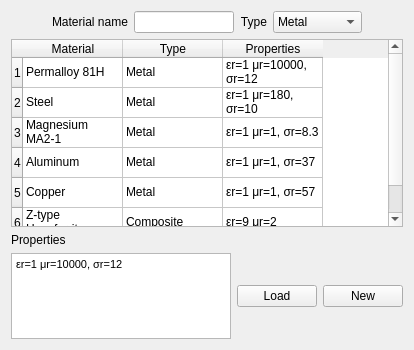
<?xml version="1.0" encoding="UTF-8"?>
<ui version="4.0">
 <class>MatLibForm</class>
 <widget class="QWidget" name="MatLibForm">
  <property name="geometry">
   <rect>
    <x>0</x>
    <y>0</y>
    <width>414</width>
    <height>350</height>
   </rect>
  </property>
  <property name="windowTitle">
   <string>Form</string>
  </property>
  <property name="windowIcon">
   <iconset resource="Resources.qrc">
    <normaloff>:/images/images/db.png</normaloff>:/images/images/db.png</iconset>
  </property>
  <layout class="QVBoxLayout" name="verticalLayout_2">
   <item>
    <layout class="QVBoxLayout" name="verticalLayout">
     <item>
      <layout class="QHBoxLayout" name="horizontalLayout">
       <item>
        <spacer name="horizontalSpacer">
         <property name="orientation">
          <enum>Qt::Horizontal</enum>
         </property>
         <property name="sizeHint" stdset="0">
          <size>
           <width>40</width>
           <height>20</height>
          </size>
         </property>
        </spacer>
       </item>
       <item>
        <widget class="QLabel" name="label">
         <property name="text">
          <string>Material name</string>
         </property>
        </widget>
       </item>
       <item>
        <widget class="QLineEdit" name="mat_name">
         <property name="maximumSize">
          <size>
           <width>100</width>
           <height>16777215</height>
          </size>
         </property>
         <property name="text">
          <string/>
         </property>
         <property name="alignment">
          <set>Qt::AlignRight|Qt::AlignTrailing|Qt::AlignVCenter</set>
         </property>
        </widget>
       </item>
       <item>
        <widget class="QLabel" name="label_2">
         <property name="text">
          <string>Type</string>
         </property>
         <property name="alignment">
          <set>Qt::AlignRight|Qt::AlignTrailing|Qt::AlignVCenter</set>
         </property>
        </widget>
       </item>
       <item>
        <widget class="QComboBox" name="comboBox">
         <item>
          <property name="text">
           <string>Metal</string>
          </property>
         </item>
         <item>
          <property name="text">
           <string>Composite</string>
          </property>
         </item>
        </widget>
       </item>
       <item>
        <spacer name="horizontalSpacer_2">
         <property name="orientation">
          <enum>Qt::Horizontal</enum>
         </property>
         <property name="sizeHint" stdset="0">
          <size>
           <width>40</width>
           <height>20</height>
          </size>
         </property>
        </spacer>
       </item>
      </layout>
     </item>
     <item>
      <widget class="QTableWidget" name="tableWidget">
       <row>
        <property name="text">
         <string>1</string>
        </property>
       </row>
       <row>
        <property name="text">
         <string>2</string>
        </property>
       </row>
       <row>
        <property name="text">
         <string>3</string>
        </property>
       </row>
       <row>
        <property name="text">
         <string>4</string>
        </property>
       </row>
       <row>
        <property name="text">
         <string>5</string>
        </property>
       </row>
       <row>
        <property name="text">
         <string>6</string>
        </property>
       </row>
       <column>
        <property name="text">
         <string>Material</string>
        </property>
       </column>
       <column>
        <property name="text">
         <string>Type</string>
        </property>
       </column>
       <column>
        <property name="text">
         <string>Properties</string>
        </property>
       </column>
       <item row="0" column="0">
        <property name="text">
         <string>Permalloy 81H</string>
        </property>
       </item>
       <item row="0" column="1">
        <property name="text">
         <string>Metal</string>
        </property>
       </item>
       <item row="0" column="2">
        <property name="text">
         <string>εr=1 μr=10000, σr=12</string>
        </property>
       </item>
       <item row="1" column="0">
        <property name="text">
         <string>Steel</string>
        </property>
       </item>
       <item row="1" column="1">
        <property name="text">
         <string>Metal</string>
        </property>
       </item>
       <item row="1" column="2">
        <property name="text">
         <string>εr=1 μr=180, σr=10</string>
        </property>
       </item>
       <item row="2" column="0">
        <property name="text">
         <string>Magnesium MA2-1</string>
        </property>
       </item>
       <item row="2" column="1">
        <property name="text">
         <string>Metal</string>
        </property>
       </item>
       <item row="2" column="2">
        <property name="text">
         <string>εr=1 μr=1, σr=8.3</string>
        </property>
       </item>
       <item row="3" column="0">
        <property name="text">
         <string>Aluminum</string>
        </property>
       </item>
       <item row="3" column="1">
        <property name="text">
         <string>Metal</string>
        </property>
       </item>
       <item row="3" column="2">
        <property name="text">
         <string>εr=1 μr=1, σr=37</string>
        </property>
       </item>
       <item row="4" column="0">
        <property name="text">
         <string>Copper</string>
        </property>
       </item>
       <item row="4" column="1">
        <property name="text">
         <string>Metal</string>
        </property>
       </item>
       <item row="4" column="2">
        <property name="text">
         <string>εr=1 μr=1, σr=57</string>
        </property>
       </item>
       <item row="5" column="0">
        <property name="text">
         <string>Z-type Hexaferrite</string>
        </property>
       </item>
       <item row="5" column="1">
        <property name="text">
         <string>Composite</string>
        </property>
       </item>
       <item row="5" column="2">
        <property name="text">
         <string>εr=9 μr=2</string>
        </property>
       </item>
      </widget>
     </item>
     <item>
      <layout class="QGridLayout" name="gridLayout">
       <item row="2" column="0">
        <widget class="QTextBrowser" name="descript_browser">
         <property name="maximumSize">
          <size>
           <width>16777215</width>
           <height>90</height>
          </size>
         </property>
         <property name="html">
          <string>&lt;!DOCTYPE HTML PUBLIC &quot;-//W3C//DTD HTML 4.0//EN&quot; &quot;http://www.w3.org/TR/REC-html40/strict.dtd&quot;&gt;
&lt;html&gt;&lt;head&gt;&lt;meta name=&quot;qrichtext&quot; content=&quot;1&quot; /&gt;&lt;style type=&quot;text/css&quot;&gt;
p, li { white-space: pre-wrap; }
&lt;/style&gt;&lt;/head&gt;&lt;body style=&quot; font-family:'MS Shell Dlg 2'; font-size:8.25pt; font-weight:400; font-style:normal;&quot;&gt;
&lt;p style=&quot; margin-top:0px; margin-bottom:0px; margin-left:0px; margin-right:0px; -qt-block-indent:0; text-indent:0px;&quot;&gt;εr=1 μr=10000, σr=12&lt;/p&gt;&lt;/body&gt;&lt;/html&gt;</string>
         </property>
        </widget>
       </item>
       <item row="2" column="1">
        <widget class="QPushButton" name="load_but">
         <property name="text">
          <string>Load</string>
         </property>
        </widget>
       </item>
       <item row="1" column="0">
        <widget class="QLabel" name="label_3">
         <property name="text">
          <string>Properties</string>
         </property>
        </widget>
       </item>
       <item row="2" column="2">
        <widget class="QPushButton" name="new_but">
         <property name="text">
          <string>New</string>
         </property>
        </widget>
       </item>
      </layout>
     </item>
    </layout>
   </item>
  </layout>
 </widget>
 <resources>
  <include location="Resources.qrc"/>
 </resources>
 <connections/>
</ui>
